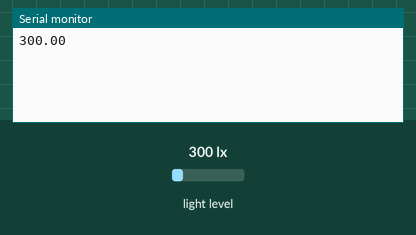
Simulated run of this sketch. Board: Arduino Uno, built with avr-gcc and run on an emulated ATmega328P. On the bench: the last lines printed to the serial monitor. Inputs (shaded band) come from the test bench; at power-on: light level 300 lx.

Above: at 3.2 s.
3.3 s: light level set to 40 lx
At 7.6 s:
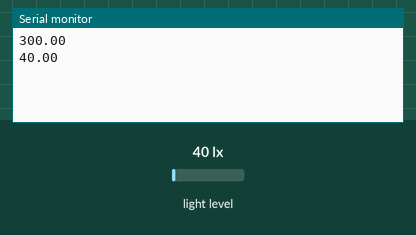
8.9 s: light level set to 500 lx
At 12.7 s:
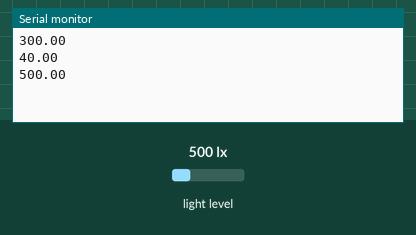
Timing chart, 0 to 14.2 s (numbered marks = the images above; inputs shaded):
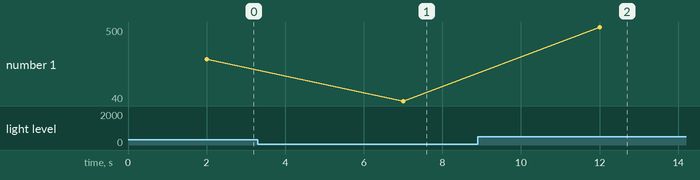

Measured:
- after the input at 3.3 s, the serial monitor: prints a new line after 3.7 s (image 1)
- after the input at 8.9 s, the serial monitor: prints a new line after 3.1 s (image 2)
- plotted number 1: 300 → 40 after the input at 3.3 s, 40 → 500 after the input at 8.9 s

The sketch:

Uno_BH1750.ino
```cpp
/*
 * File Uno_BH1750.ino
 *
 * Reading light level from BH1750 light sensor usung GY-30 breakout board
 * based on the BH1750 library by
 * https://github.com/claws/BH1750
 *
 * This example initialises the BH1750 object using the default high resolution
 * one shot mode and then makes a light level reading every five seconds.
 *
 * After the measurement the MTreg value is changed according to the result:
 * lux > 40000 ==> MTreg =  32
 * lux < 40000 ==> MTreg =  69  (default)
 * lux <    10 ==> MTreg = 138
 * Remember to test your specific sensor! Maybe the MTreg value range from 32
 * up to 254 is not applicable to your unit.
 *
 * Connection:
 *  BH1750 - Arduino
 *     VCC -> 5V
 *     GND -> GND
 *     SCL -> SCL
 *     SDA -> SDA
 *     ADD -> (not connected) or GND
 *
 *     ADD pin is used to set sensor I2C address.
 *     If HIGH address is 0x5C, if LOW its 0x23.
 */

#include <Wire.h>
#include <BH1750.h>

#define DEBUG 0  // Set to 0 for plotting data (Ctrl-Shift-L)

BH1750 lightMeter;

void setup()
{
  Serial.begin(115200);
  delay(2000);
  if (DEBUG) Serial.println(F("Reading BH1750 Light Sensor..."));
  Wire.begin();

  lightMeter.begin(BH1750::ONE_TIME_HIGH_RES_MODE);
  //lightMeter.setMTreg(69);  // not needed, only mentioning it
}

void loop()
{
  //we use here the maxWait option due fail save
  float lux = lightMeter.readLightLevel(true);
  if (DEBUG) Serial.print(F("Light: "));
  Serial.print(lux);
  if (DEBUG) Serial.println(F(" lx"));

  if ((lux < 0) && (DEBUG)) Serial.println(F("Error condition detected"));
  else
  {
    if (lux > 40000.0)
    {
      // reduce measurement time - needed in direct sun light
      boolean flag = lightMeter.setMTreg(32);
      if (DEBUG)
      {
        if (flag) Serial.println(F("Setting MTReg to low value for high light environment"));
        else      Serial.println(F("Error setting MTReg to low value for high light environment"));
      }
    }
    else
    {
      if (lux > 10.0)
      {
        // typical light environment
        boolean flag = lightMeter.setMTreg(69);
        if (DEBUG)
        {
          if (flag) Serial.println(F("Setting MTReg to default value for normal light environment"));
          else      Serial.println(F("Error setting MTReg to default value for normal light environment"));
        }
      }
      else
      {
        if (lux <= 10.0)
        {
          //very low light environment
          boolean flag = lightMeter.setMTreg(138);
          if (DEBUG)
          {
            if (flag) Serial.println(F("Setting MTReg to high value for low light environment"));
            else      Serial.println(F("Error setting MTReg to high value for low light environment"));
          }
        }
      }
    }
  }
  Serial.println();
  delay(5000);
}
```
